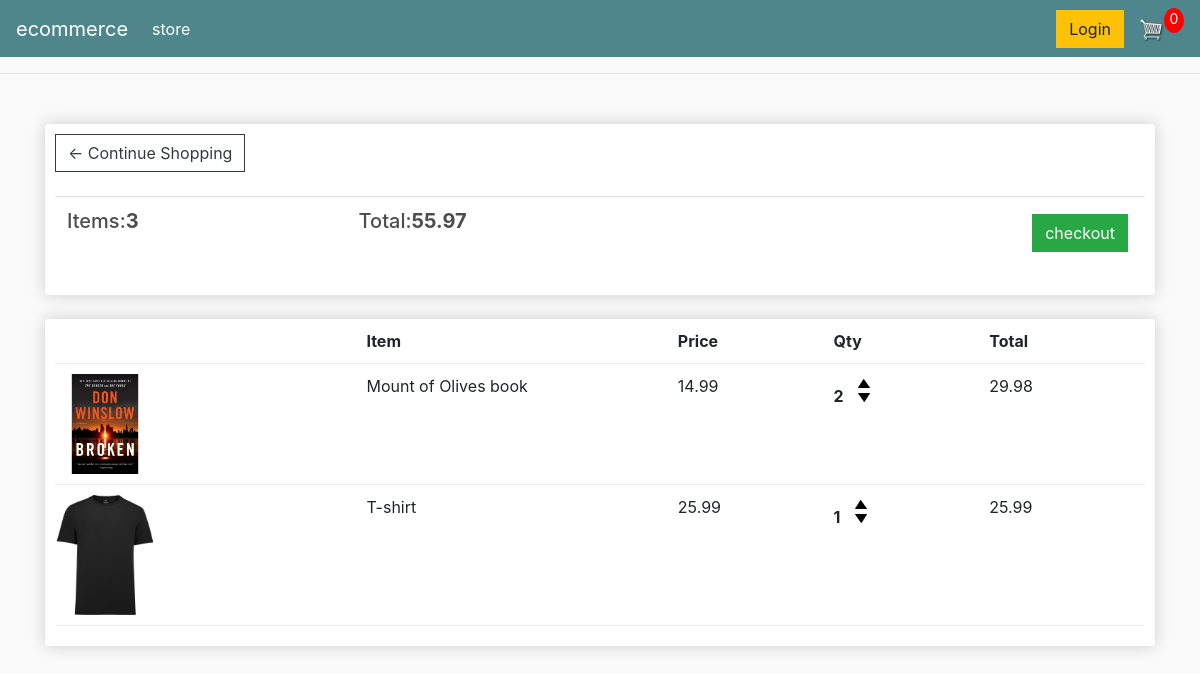
The app's page /store/cart/ (signed in) with its own data.
### store/models.py (models this page shows, shortened)
class Order(models.Model):
    customer = models.ForeignKey(Customer,on_delete=models.SET_NULL,null=True,blank = True)
    date_ordered = models.DateTimeField(auto_now_add=True)
    complete = models.BooleanField(default=False)
    transaction_id = models.CharField(max_length=100,null=True)
    @property
    def get_cart_total(self):
        orderitems =self.orderitem_set.all()
        total = sum([item.get_total for item in orderitems])
        return total
    @property
    def get_cart_items(self):
        orderitems =self.orderitem_set.all()
        total = sum([item.quantity for item in orderitems])
        return total

class OrderItem(models.Model):
    product = models.ForeignKey(Product,on_delete=models.SET_NULL,null = True)
    order = models.ForeignKey(Order,on_delete=models.SET_NULL,null = True)
    quantity = models.IntegerField(default=0,null=True,blank=True)
    date_added = models.DateTimeField(auto_now_add=True)
    @property
    def get_total(self):
        total = self.product.price * self.quantity
        return total

class Product(models.Model):
    name = models.CharField(max_length=200)
    price = models.FloatField()
    digital = models.BooleanField(default=False,null=True,blank=True)
    image = models.ImageField(null=True,blank=True)
    @property
    def imageUrl(self):
        try:
            url = self.image.url
        except:
            url = ''
        return url

### store/views.py (the view)
# urls.py: path('cart/',views.cart,name = "cart"),
def cart(request):
    if request.user.is_authenticated:
        customer = request.user.customer
        order, created = Order.objects.get_or_create(customer=customer,complete=False)
        items =order.orderitem_set.all()
    else:
        items = []
        order ={'get_cart_total':0,'get_cart_items':0}
    context = {'items':items,'order':order}
    return render(request,"store/cart.html",context)

### store/templates/store/cart.html (shortened to what this page needs)
{% extends 'store/main.html' %}
{% load static %}
{% block content%}
<div class="row">
    <div class="col-lg-12">
        <div class="box-element">
            <a class="btn btn-outline-dark" href="{% url 'store'%}">&#x2190; Continue Shopping</a>
            <br>
            <br>
            <table class="table">
                <tr>
                    <th><h5>Items:<strong>{{order.get_cart_items}}</strong></h5></th>
                    <th><h5>Total:<strong>{{order.get_cart_total|floatformat:2}}</strong></h5></th>
                    <th>
                        <a style="float: right; margin: 5px;" class="btn btn-success" href="{% url 'checkout' %}">checkout</a>
                    </th>
                </tr>
            </table>
        </div>
        <br>
        <div class="box-element">
            <div class="cart-row">
                <div style="flex:2"></div>
                <div style="flex:2"><strong>Item</strong></div>
                <div style="flex:1"><strong>Price</strong></div>
                <div style="flex:1"><strong>Qty</strong></div>
                <div style="flex:1"><strong>Total</strong></div>
            </div>
            {% for item in items %}
            <div class="cart-row">
                <div style="flex:2"><img class="row-image" src="{{item.product.imageUrl}}"></div>
                <div style="flex:2">{{item.product.name}}</div>
                <div style="flex:1">{{item.product.price|floatformat:2}}</div>
                <div style="flex:1">
                    <p class="quantity">{{item.quantity}}</p>
                    <div class="quantity">
                        <img class="chg-quantity" src="{% static  'images/arrow-up.png' %}">
                        <img class="chg-quantity" src="{% static  'images/arrow-down.png' %}">
                    </div>
                </div>
                <div style="flex:1"><p>{{item.get_total}}</p></div>
            </div>
            {% endfor %}
        </div>
    </div>
</div>
{% endblock content%}

### static/css/main.css (style rules this page uses)
body { background-color: hsl(0, 0%, 98%); }
h1,h2,h3,h4,h5,h6 { color:hsl(0, 0%, 30%); }
.box-element { box-shadow:hsl(0, 0%, 80%) 0 0 16px; background-color: #fff; border-radius: 4px; padding: 10px; }
.col-lg-4, .col-lg-6, .col-lg-8, .col-lg-12 { margin-top: 10px; }
.btn { border-radius: 0; }
.row-image { width: 100px; }
.cart-row { display: flex; align-items: flex-stretch; padding-bottom: 10px; margin-bottom: 10px; border-bottom: 1px solid #ececec; }
.quantity { display: inline-block; font-weight: 700; padding-right:10px; }
.chg-quantity { width: 12px; cursor: pointer; display: block; margin-top: 5px; transition:.1s; }

### records on screen
Order: get_cart_items "3", get_cart_total "55.97"
OrderItem: product.imageUrl (picture), product.name "Mount of Olives book", product.price "14.99", quantity "2", get_total "29.98"
OrderItem: product.imageUrl (picture), product.name "T-shirt", product.price "25.99", quantity "1", get_total "25.99"
